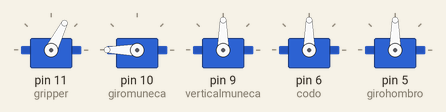
This sketch was run on a simulated Arduino Uno, built with avr-gcc and run on an emulated ATmega328P. Shown: 5 × servo.

Above: at 0.15 s.
At 7.07 s:
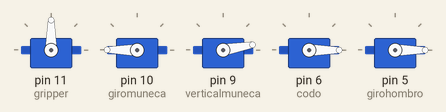
At 9.45 s:
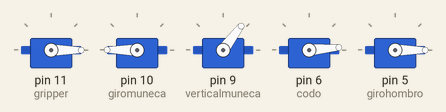
At 14.03 s:
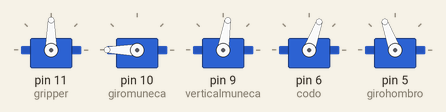
At 24.25 s:
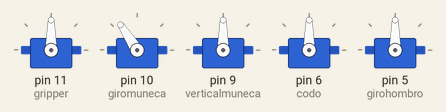
At 34.5 s:
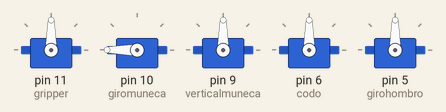
Timing chart, 0 to 36.0 s (numbered marks = the images above):
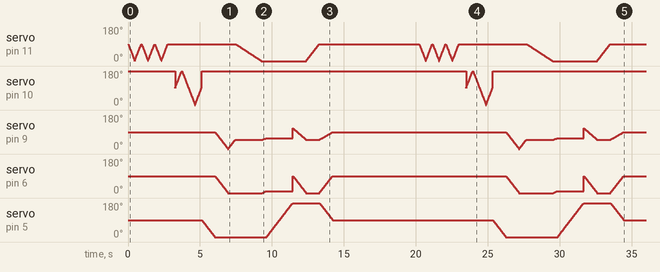

The sketch:

SecuenciaBrazoTestingRapida.ino
```cpp
#include<Servo.h>
Servo gripper;
Servo giromuneca;
Servo verticalmuneca;
Servo codo;
Servo girohombro;
int pos = 90;
int a = 90;
void setup()
{
  gripper.attach(11);
  gripper.write(90);
  giromuneca.attach(10);
  giromuneca.write(180);
  verticalmuneca.attach(9);
  verticalmuneca.write(90);
  codo.attach(6);
  codo.write(90);
  girohombro.attach(5);
  girohombro.write(90);

}
void loop(){
        gripper.write(180);
        for(pos = 90; pos >=0; pos--){
           gripper.write(pos);
           delay(5);
        }
        for(pos = 0; pos <= 90; pos++){
           gripper.write(pos);
           delay(5);
        }
        for(pos = 90; pos >=0; pos--){
           gripper.write(pos);
           delay(5);
        }
        for(pos = 0; pos <= 90; pos++){
           gripper.write(pos);
           delay(5);
        }
        for(pos = 90; pos >= 0; pos--){
           gripper.write(pos);
           delay(5);
        }
        for(pos = 0; pos <= 90; pos++){
           gripper.write(pos);
           delay(5);
        }
//**************************************************************endGripper
        delay(500);
        //ahora corregimos el siguiente movimiento
        for(pos = 90; pos <= 180; pos++){
           giromuneca.write(pos);
           delay(5);
        }
        for(pos= 180; pos >=0; pos--){
           giromuneca.write(pos);
           delay(5);
        }
        for(pos= 0; pos <=90; pos++){
           giromuneca.write(pos);
           delay(5);
        }

        giromuneca.write(180);

//**************************************************************endMuñeca
//giro para recoger objeto A
        for(pos= 90; pos >=0 ; pos--){
           girohombro.write(pos);
           delay(10);
        }

        //delay(1000);
   //     girohombro.write(180);
//**************************************************************endHombro
        for(pos=90; pos >=0; pos--){
           codo.write(pos);
           verticalmuneca.write(pos);
           delay(10);
        }
        for(pos= 0; pos<= 50; pos++){
           verticalmuneca.write(pos);
           delay(10);
        }
        for(pos= 90; pos>=0; pos--){
           gripper.write(pos);
           delay(20);
        }
        //alza el objeto inclinandolo 150 grados
        //********Con inclinacion de 10 mueve el servo
         for(pos= 0; pos <=10; pos++){
           codo.write(pos);
           verticalmuneca.write(50+(2*pos)/3);
           delay(30);
        }
        //lleva al punto b
        for(pos= 0; pos<=180; pos++){
           girohombro.write(pos);
           //giromuneca.write(90+pos/2);
           delay(10);
        }
        for(pos=90; pos>=0; pos--){
         // para que no se vaya hacia atras
         codo.write(pos);
         verticalmuneca.write(50+(2*pos/3));
         //giromuneca.write(90+3*pos/5); que mantenga el objeto normal
         delay(10);
         }
        for(pos= 0; pos<=90; pos++){
         gripper.write(pos);
         delay(10);
        }
        for(pos= 0; pos<=90; pos++){
         codo.write(pos);
         verticalmuneca.write(50+4*pos/9);
         girohombro.write(180-pos);
         delay(10);
        }

        delay(6000);

}
```
